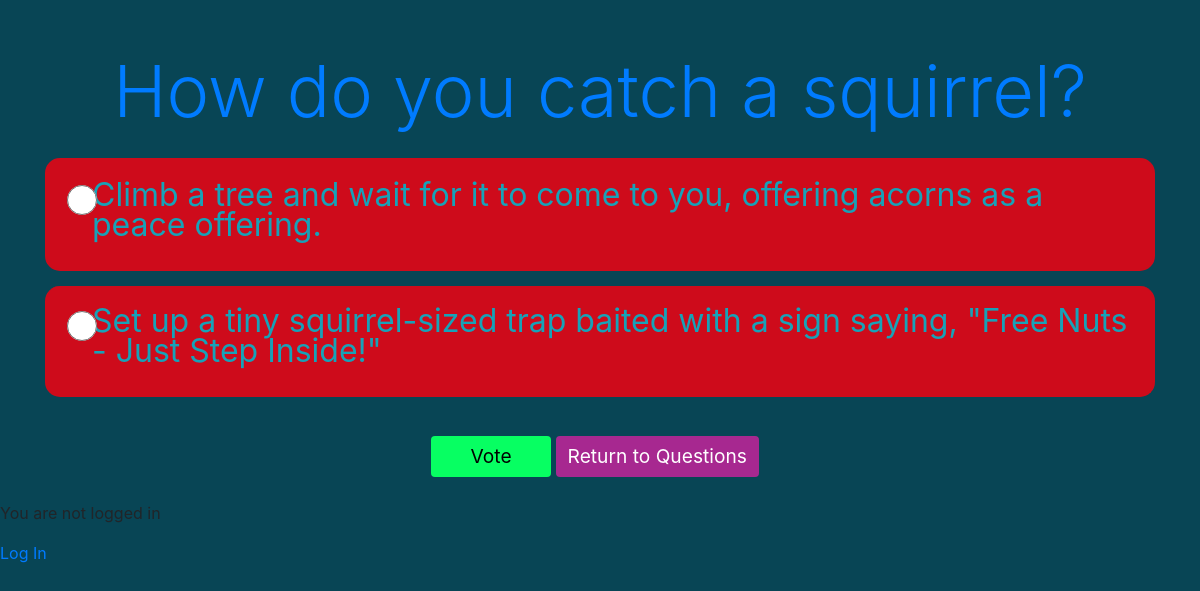
Page /polls/4 on the committed database.
### polls/models.py (models this page shows, shortened)
class Question(models.Model):
    question_text = models.CharField(max_length=200)
    pub_date = models.DateTimeField('date published')

class Choice(models.Model):
    question = models.ForeignKey(Question, on_delete=models.CASCADE)
    choice_text = models.CharField(max_length=200)
    votes = models.IntegerField(default=0)

### polls/views.py (the view)
# urls.py: path('<int:question_id>', views.detail, name='detail'),
def detail(request, question_id):
    question = get_object_or_404(Question, pk=question_id)
    return render(request, 'polls/details.html', {'question': question})

### polls/templates/polls/details.html (shortened to what this page needs)
<!DOCTYPE html>
<html lang="en">
<head>
    <link rel="stylesheet" href="https://stackpath.bootstrapcdn.com/bootstrap/4.5.2/css/bootstrap.min.css">
</head>
<body>
    <div class="container text-center mt-5">
        <h1 class="display-3 text-primary mb-4">{{ question.question_text }}</h1>
        <form action="{% url 'polls:vote' question.id %}" method="post" class="mb-4">
            {% for choice in question.choice_set.all %}
                <div class="list-group-item">
                    <div class="form-check">
                        <input type="radio" class="form-check-input" name="choice" id="choice{{ forloop.counter }}" value="{{ choice.id }}">
                        <label class="form-check-label text-info" for="choice{{ forloop.counter }}">
                            {{ choice.choice_text }}
                        </label>
                    </div>
                </div>
            {% endfor %}
            <button type="submit" class="btn btn-warning mt-4 btn-vote">Vote</button>
            <a href="/polls" class="btn btn-secondary mt-4 btn-return">Return to Questions</a>
        </form>
    </div>
</body>
{% if user.is_authenticated %}
  Hi {{ user.username }}!
  <p><a href="{% url 'logout' %}">Click Here To Log Out</a></p>
  {% else %}
  <p>You are not logged in</p>
  <a href="{% url 'login' %}">Log In</a>
{% endif %}
</html>

### rows in the picture
Question: question_text "How do you catch a squirrel?"
Choice: choice_text "Climb a tree and wait for it to come to you, offering acorns as a peace offering."
Choice: choice_text "Set up a tiny squirrel-sized trap baited with a sign saying, \"Free Nuts - Just Step Inside!\""
